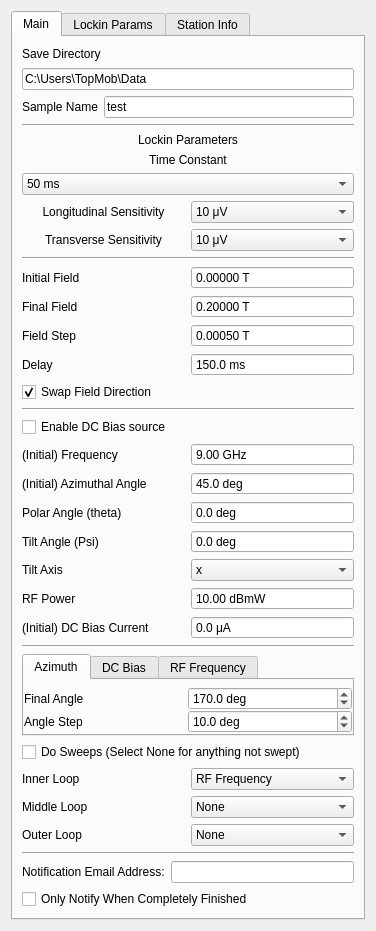
<?xml version="1.0" encoding="UTF-8"?>
<ui version="4.0">
 <class>Form</class>
 <widget class="QWidget" name="Form">
  <property name="geometry">
   <rect>
    <x>0</x>
    <y>0</y>
    <width>376</width>
    <height>870</height>
   </rect>
  </property>
  <property name="windowTitle">
   <string>Form</string>
  </property>
  <layout class="QVBoxLayout" name="verticalLayout">
   <item>
    <widget class="QTabWidget" name="tabWidget">
     <property name="currentIndex">
      <number>0</number>
     </property>
     <widget class="QWidget" name="tab">
      <attribute name="title">
       <string>Main</string>
      </attribute>
      <layout class="QVBoxLayout" name="verticalLayout_10">
       <item>
        <layout class="QGridLayout" name="save_params">
         <item row="2" column="0">
          <widget class="QLabel" name="label_12">
           <property name="enabled">
            <bool>true</bool>
           </property>
           <property name="text">
            <string>Sample Name</string>
           </property>
          </widget>
         </item>
         <item row="2" column="1">
          <widget class="QLineEdit" name="sample_name">
           <property name="text">
            <string>test</string>
           </property>
           <property name="placeholderText">
            <string>test</string>
           </property>
          </widget>
         </item>
         <item row="1" column="0" colspan="2">
          <widget class="QLineEdit" name="save_dir">
           <property name="text">
            <string>C:\Users\TopMob\Data</string>
           </property>
          </widget>
         </item>
         <item row="0" column="0" colspan="2">
          <widget class="QLabel" name="label_8">
           <property name="text">
            <string>Save Directory</string>
           </property>
          </widget>
         </item>
        </layout>
       </item>
       <item>
        <widget class="Line" name="line_3">
         <property name="orientation">
          <enum>Qt::Horizontal</enum>
         </property>
        </widget>
       </item>
       <item>
        <layout class="QGridLayout" name="lockin_params">
         <item row="0" column="0" colspan="2">
          <widget class="QLabel" name="label_7">
           <property name="text">
            <string>Lockin Parameters</string>
           </property>
           <property name="alignment">
            <set>Qt::AlignCenter</set>
           </property>
          </widget>
         </item>
         <item row="3" column="0">
          <widget class="QLabel" name="label_2">
           <property name="text">
            <string>Longitudinal Sensitivity</string>
           </property>
           <property name="alignment">
            <set>Qt::AlignCenter</set>
           </property>
          </widget>
         </item>
         <item row="2" column="0" colspan="2">
          <widget class="QComboBox" name="time_constant">
           <property name="currentText">
            <string>50 ms</string>
           </property>
           <property name="currentIndex">
            <number>10</number>
           </property>
           <item>
            <property name="text">
             <string>10 μs</string>
            </property>
           </item>
           <item>
            <property name="text">
             <string>20 μs</string>
            </property>
           </item>
           <item>
            <property name="text">
             <string>40 μs</string>
            </property>
           </item>
           <item>
            <property name="text">
             <string>80 μs</string>
            </property>
           </item>
           <item>
            <property name="text">
             <string>160 μs</string>
            </property>
           </item>
           <item>
            <property name="text">
             <string>320 μs</string>
            </property>
           </item>
           <item>
            <property name="text">
             <string>640 μs</string>
            </property>
           </item>
           <item>
            <property name="text">
             <string>5 ms</string>
            </property>
           </item>
           <item>
            <property name="text">
             <string>10 ms</string>
            </property>
           </item>
           <item>
            <property name="text">
             <string>20 ms</string>
            </property>
           </item>
           <item>
            <property name="text">
             <string>50 ms</string>
            </property>
           </item>
           <item>
            <property name="text">
             <string>100 ms</string>
            </property>
           </item>
           <item>
            <property name="text">
             <string>200 ms</string>
            </property>
           </item>
           <item>
            <property name="text">
             <string>500 ms</string>
            </property>
           </item>
           <item>
            <property name="text">
             <string>1 s</string>
            </property>
           </item>
           <item>
            <property name="text">
             <string>2 s</string>
            </property>
           </item>
           <item>
            <property name="text">
             <string>5 s</string>
            </property>
           </item>
           <item>
            <property name="text">
             <string>10 s</string>
            </property>
           </item>
           <item>
            <property name="text">
             <string>20 s</string>
            </property>
           </item>
           <item>
            <property name="text">
             <string>50 s</string>
            </property>
           </item>
           <item>
            <property name="text">
             <string>100 s</string>
            </property>
           </item>
           <item>
            <property name="text">
             <string>200 s</string>
            </property>
           </item>
           <item>
            <property name="text">
             <string>500 s</string>
            </property>
           </item>
           <item>
            <property name="text">
             <string>1 ks</string>
            </property>
           </item>
           <item>
            <property name="text">
             <string>2 ks</string>
            </property>
           </item>
           <item>
            <property name="text">
             <string>5 ks</string>
            </property>
           </item>
           <item>
            <property name="text">
             <string>10 ks</string>
            </property>
           </item>
           <item>
            <property name="text">
             <string>20 ks</string>
            </property>
           </item>
           <item>
            <property name="text">
             <string>50 ks</string>
            </property>
           </item>
          </widget>
         </item>
         <item row="4" column="0">
          <widget class="QLabel" name="label_50">
           <property name="text">
            <string>Transverse Sensitivity</string>
           </property>
           <property name="alignment">
            <set>Qt::AlignCenter</set>
           </property>
          </widget>
         </item>
         <item row="3" column="1">
          <widget class="QComboBox" name="sensitivityL">
           <property name="editable">
            <bool>false</bool>
           </property>
           <property name="currentIndex">
            <number>12</number>
           </property>
           <item>
            <property name="text">
             <string>0 V</string>
            </property>
           </item>
           <item>
            <property name="text">
             <string>2 nV</string>
            </property>
           </item>
           <item>
            <property name="text">
             <string>5 nV</string>
            </property>
           </item>
           <item>
            <property name="text">
             <string>10 nV</string>
            </property>
           </item>
           <item>
            <property name="text">
             <string>20 nV</string>
            </property>
           </item>
           <item>
            <property name="text">
             <string>50 nV</string>
            </property>
           </item>
           <item>
            <property name="text">
             <string>100 nV</string>
            </property>
           </item>
           <item>
            <property name="text">
             <string>200 nV</string>
            </property>
           </item>
           <item>
            <property name="text">
             <string>500 nV</string>
            </property>
           </item>
           <item>
            <property name="text">
             <string>1 μV</string>
            </property>
           </item>
           <item>
            <property name="text">
             <string>2 μV</string>
            </property>
           </item>
           <item>
            <property name="text">
             <string>5 μV</string>
            </property>
           </item>
           <item>
            <property name="text">
             <string>10 μV</string>
            </property>
           </item>
           <item>
            <property name="text">
             <string>20 μV</string>
            </property>
           </item>
           <item>
            <property name="text">
             <string>50 μV</string>
            </property>
           </item>
           <item>
            <property name="text">
             <string>100 μV</string>
            </property>
           </item>
           <item>
            <property name="text">
             <string>200 μV</string>
            </property>
           </item>
           <item>
            <property name="text">
             <string>500 μV</string>
            </property>
           </item>
           <item>
            <property name="text">
             <string>1 mV</string>
            </property>
           </item>
           <item>
            <property name="text">
             <string>2 mV</string>
            </property>
           </item>
           <item>
            <property name="text">
             <string>5 mV</string>
            </property>
           </item>
           <item>
            <property name="text">
             <string>10 mV</string>
            </property>
           </item>
           <item>
            <property name="text">
             <string>20 mV</string>
            </property>
           </item>
           <item>
            <property name="text">
             <string>50 mV</string>
            </property>
           </item>
           <item>
            <property name="text">
             <string>100 mV</string>
            </property>
           </item>
           <item>
            <property name="text">
             <string>200 mV</string>
            </property>
           </item>
           <item>
            <property name="text">
             <string>500 mV</string>
            </property>
           </item>
           <item>
            <property name="text">
             <string>1 V</string>
            </property>
           </item>
          </widget>
         </item>
         <item row="4" column="1">
          <widget class="QComboBox" name="sensitivityT">
           <property name="editable">
            <bool>false</bool>
           </property>
           <property name="currentIndex">
            <number>12</number>
           </property>
           <item>
            <property name="text">
             <string>0 V</string>
            </property>
           </item>
           <item>
            <property name="text">
             <string>2 nV</string>
            </property>
           </item>
           <item>
            <property name="text">
             <string>5 nV</string>
            </property>
           </item>
           <item>
            <property name="text">
             <string>10 nV</string>
            </property>
           </item>
           <item>
            <property name="text">
             <string>20 nV</string>
            </property>
           </item>
           <item>
            <property name="text">
             <string>50 nV</string>
            </property>
           </item>
           <item>
            <property name="text">
             <string>100 nV</string>
            </property>
           </item>
           <item>
            <property name="text">
             <string>200 nV</string>
            </property>
           </item>
           <item>
            <property name="text">
             <string>500 nV</string>
            </property>
           </item>
           <item>
            <property name="text">
             <string>1 μV</string>
            </property>
           </item>
           <item>
            <property name="text">
             <string>2 μV</string>
            </property>
           </item>
           <item>
            <property name="text">
             <string>5 μV</string>
            </property>
           </item>
           <item>
            <property name="text">
             <string>10 μV</string>
            </property>
           </item>
           <item>
            <property name="text">
             <string>20 μV</string>
            </property>
           </item>
           <item>
            <property name="text">
             <string>50 μV</string>
            </property>
           </item>
           <item>
            <property name="text">
             <string>100 μV</string>
            </property>
           </item>
           <item>
            <property name="text">
             <string>200 μV</string>
            </property>
           </item>
           <item>
            <property name="text">
             <string>500 μV</string>
            </property>
           </item>
           <item>
            <property name="text">
             <string>1 mV</string>
            </property>
           </item>
           <item>
            <property name="text">
             <string>2 mV</string>
            </property>
           </item>
           <item>
            <property name="text">
             <string>5 mV</string>
            </property>
           </item>
           <item>
            <property name="text">
             <string>10 mV</string>
            </property>
           </item>
           <item>
            <property name="text">
             <string>20 mV</string>
            </property>
           </item>
           <item>
            <property name="text">
             <string>50 mV</string>
            </property>
           </item>
           <item>
            <property name="text">
             <string>100 mV</string>
            </property>
           </item>
           <item>
            <property name="text">
             <string>200 mV</string>
            </property>
           </item>
           <item>
            <property name="text">
             <string>500 mV</string>
            </property>
           </item>
           <item>
            <property name="text">
             <string>1 V</string>
            </property>
           </item>
          </widget>
         </item>
         <item row="1" column="0" colspan="2">
          <widget class="QLabel" name="label_3">
           <property name="text">
            <string>Time Constant</string>
           </property>
           <property name="alignment">
            <set>Qt::AlignCenter</set>
           </property>
          </widget>
         </item>
        </layout>
       </item>
       <item>
        <widget class="Line" name="line_2">
         <property name="orientation">
          <enum>Qt::Horizontal</enum>
         </property>
        </widget>
       </item>
       <item>
        <layout class="QGridLayout" name="field_params">
         <item row="2" column="1">
          <widget class="QDoubleSpinBox" name="field_end">
           <property name="buttonSymbols">
            <enum>QAbstractSpinBox::NoButtons</enum>
           </property>
           <property name="suffix">
            <string> T</string>
           </property>
           <property name="decimals">
            <number>5</number>
           </property>
           <property name="minimum">
            <double>0.000000000000000</double>
           </property>
           <property name="maximum">
            <double>0.270000000000000</double>
           </property>
           <property name="singleStep">
            <double>0.000010000000000</double>
           </property>
           <property name="value">
            <double>0.200000000000000</double>
           </property>
          </widget>
         </item>
         <item row="2" column="0">
          <widget class="QLabel" name="label_5">
           <property name="text">
            <string>Final Field</string>
           </property>
          </widget>
         </item>
         <item row="1" column="1">
          <widget class="QDoubleSpinBox" name="field_start">
           <property name="buttonSymbols">
            <enum>QAbstractSpinBox::NoButtons</enum>
           </property>
           <property name="suffix">
            <string> T</string>
           </property>
           <property name="decimals">
            <number>5</number>
           </property>
           <property name="minimum">
            <double>0.000000000000000</double>
           </property>
           <property name="maximum">
            <double>0.270000000000000</double>
           </property>
           <property name="singleStep">
            <double>0.000010000000000</double>
           </property>
          </widget>
         </item>
         <item row="1" column="0">
          <widget class="QLabel" name="label_4">
           <property name="text">
            <string>Initial Field</string>
           </property>
          </widget>
         </item>
         <item row="3" column="1">
          <widget class="QDoubleSpinBox" name="field_step">
           <property name="buttonSymbols">
            <enum>QAbstractSpinBox::NoButtons</enum>
           </property>
           <property name="suffix">
            <string> T</string>
           </property>
           <property name="decimals">
            <number>5</number>
           </property>
           <property name="minimum">
            <double>0.000000000000000</double>
           </property>
           <property name="maximum">
            <double>0.300000000000000</double>
           </property>
           <property name="singleStep">
            <double>0.000010000000000</double>
           </property>
           <property name="value">
            <double>0.000500000000000</double>
           </property>
          </widget>
         </item>
         <item row="3" column="0">
          <widget class="QLabel" name="label_6">
           <property name="text">
            <string>Field Step</string>
           </property>
          </widget>
         </item>
         <item row="4" column="0">
          <widget class="QLabel" name="label_15">
           <property name="text">
            <string>Delay</string>
           </property>
          </widget>
         </item>
         <item row="4" column="1">
          <widget class="QDoubleSpinBox" name="delay">
           <property name="buttonSymbols">
            <enum>QAbstractSpinBox::NoButtons</enum>
           </property>
           <property name="suffix">
            <string> ms</string>
           </property>
           <property name="decimals">
            <number>1</number>
           </property>
           <property name="maximum">
            <double>5000.000000000000000</double>
           </property>
           <property name="value">
            <double>150.000000000000000</double>
           </property>
          </widget>
         </item>
        </layout>
       </item>
       <item>
        <widget class="QCheckBox" name="swap_field">
         <property name="text">
          <string>Swap Field Direction</string>
         </property>
         <property name="checked">
          <bool>true</bool>
         </property>
        </widget>
       </item>
       <item>
        <widget class="Line" name="line">
         <property name="orientation">
          <enum>Qt::Horizontal</enum>
         </property>
        </widget>
       </item>
       <item>
        <layout class="QGridLayout" name="initial_params">
         <item row="4" column="1">
          <widget class="QLabel" name="label_17">
           <property name="text">
            <string>Polar Angle (theta)</string>
           </property>
          </widget>
         </item>
         <item row="3" column="1">
          <widget class="QLabel" name="label_14">
           <property name="text">
            <string>(Initial) Azimuthal Angle</string>
           </property>
          </widget>
         </item>
         <item row="8" column="1">
          <widget class="QLabel" name="label_20">
           <property name="text">
            <string>(Initial) DC Bias Current</string>
           </property>
          </widget>
         </item>
         <item row="1" column="1">
          <widget class="QCheckBox" name="use_bias">
           <property name="text">
            <string>Enable DC Bias source</string>
           </property>
          </widget>
         </item>
         <item row="7" column="2">
          <widget class="QDoubleSpinBox" name="rf_power">
           <property name="buttonSymbols">
            <enum>QAbstractSpinBox::NoButtons</enum>
           </property>
           <property name="suffix">
            <string> dBmW</string>
           </property>
           <property name="maximum">
            <double>50.000000000000000</double>
           </property>
           <property name="value">
            <double>10.000000000000000</double>
           </property>
          </widget>
         </item>
         <item row="8" column="2">
          <widget class="QDoubleSpinBox" name="bias_start">
           <property name="buttonSymbols">
            <enum>QAbstractSpinBox::NoButtons</enum>
           </property>
           <property name="suffix">
            <string> μA</string>
           </property>
           <property name="decimals">
            <number>1</number>
           </property>
           <property name="minimum">
            <double>-101000.000000000000000</double>
           </property>
           <property name="maximum">
            <double>101000.000000000000000</double>
           </property>
           <property name="singleStep">
            <double>0.100000000000000</double>
           </property>
           <property name="value">
            <double>0.000000000000000</double>
           </property>
          </widget>
         </item>
         <item row="3" column="2">
          <widget class="QDoubleSpinBox" name="azimuth_start">
           <property name="buttonSymbols">
            <enum>QAbstractSpinBox::NoButtons</enum>
           </property>
           <property name="suffix">
            <string> deg</string>
           </property>
           <property name="decimals">
            <number>1</number>
           </property>
           <property name="minimum">
            <double>-360.000000000000000</double>
           </property>
           <property name="maximum">
            <double>360.000000000000000</double>
           </property>
           <property name="singleStep">
            <double>0.500000000000000</double>
           </property>
           <property name="value">
            <double>45.000000000000000</double>
           </property>
          </widget>
         </item>
         <item row="2" column="2">
          <widget class="QDoubleSpinBox" name="freq_start">
           <property name="buttonSymbols">
            <enum>QAbstractSpinBox::NoButtons</enum>
           </property>
           <property name="suffix">
            <string> GHz</string>
           </property>
           <property name="maximum">
            <double>20.000000000000000</double>
           </property>
           <property name="value">
            <double>9.000000000000000</double>
           </property>
          </widget>
         </item>
         <item row="7" column="1">
          <widget class="QLabel" name="label_13">
           <property name="text">
            <string>RF Power</string>
           </property>
          </widget>
         </item>
         <item row="2" column="1">
          <widget class="QLabel" name="label_29">
           <property name="text">
            <string>(Initial) Frequency</string>
           </property>
          </widget>
         </item>
         <item row="4" column="2">
          <widget class="QDoubleSpinBox" name="polar_angle">
           <property name="buttonSymbols">
            <enum>QAbstractSpinBox::NoButtons</enum>
           </property>
           <property name="suffix">
            <string> deg</string>
           </property>
           <property name="decimals">
            <number>1</number>
           </property>
           <property name="minimum">
            <double>-90.000000000000000</double>
           </property>
           <property name="maximum">
            <double>90.000000000000000</double>
           </property>
           <property name="singleStep">
            <double>0.010000000000000</double>
           </property>
          </widget>
         </item>
         <item row="5" column="2">
          <widget class="QDoubleSpinBox" name="psi">
           <property name="buttonSymbols">
            <enum>QAbstractSpinBox::NoButtons</enum>
           </property>
           <property name="suffix">
            <string> deg</string>
           </property>
           <property name="decimals">
            <number>1</number>
           </property>
           <property name="minimum">
            <double>-90.000000000000000</double>
           </property>
           <property name="maximum">
            <double>90.000000000000000</double>
           </property>
           <property name="singleStep">
            <double>0.010000000000000</double>
           </property>
          </widget>
         </item>
         <item row="5" column="1">
          <widget class="QLabel" name="label_26">
           <property name="text">
            <string>Tilt Angle (Psi)</string>
           </property>
          </widget>
         </item>
         <item row="6" column="2">
          <widget class="QComboBox" name="rot_axis">
           <item>
            <property name="text">
             <string>x</string>
            </property>
           </item>
           <item>
            <property name="text">
             <string>y</string>
            </property>
           </item>
          </widget>
         </item>
         <item row="6" column="1">
          <widget class="QLabel" name="label_27">
           <property name="text">
            <string>Tilt Axis</string>
           </property>
          </widget>
         </item>
        </layout>
       </item>
       <item>
        <widget class="Line" name="line_4">
         <property name="orientation">
          <enum>Qt::Horizontal</enum>
         </property>
        </widget>
       </item>
       <item>
        <widget class="QTabWidget" name="sweep_type_tab">
         <property name="enabled">
          <bool>true</bool>
         </property>
         <property name="sizePolicy">
          <sizepolicy hsizetype="Expanding" vsizetype="Preferred">
           <horstretch>0</horstretch>
           <verstretch>0</verstretch>
          </sizepolicy>
         </property>
         <property name="maximumSize">
          <size>
           <width>500</width>
           <height>16777215</height>
          </size>
         </property>
         <property name="tabPosition">
          <enum>QTabWidget::North</enum>
         </property>
         <property name="currentIndex">
          <number>0</number>
         </property>
         <widget class="QWidget" name="angle_tab">
          <attribute name="title">
           <string>Azimuth</string>
          </attribute>
          <layout class="QVBoxLayout" name="verticalLayout_5">
           <property name="spacing">
            <number>0</number>
           </property>
           <property name="leftMargin">
            <number>0</number>
           </property>
           <property name="topMargin">
            <number>6</number>
           </property>
           <property name="rightMargin">
            <number>0</number>
           </property>
           <property name="bottomMargin">
            <number>0</number>
           </property>
           <item>
            <layout class="QGridLayout" name="angle_params">
             <item row="0" column="0">
              <widget class="QLabel" name="label_19">
               <property name="text">
                <string>Final Angle</string>
               </property>
              </widget>
             </item>
             <item row="0" column="1">
              <widget class="QDoubleSpinBox" name="azimuth_end">
               <property name="suffix">
                <string> deg</string>
               </property>
               <property name="decimals">
                <number>1</number>
               </property>
               <property name="maximum">
                <double>360.000000000000000</double>
               </property>
               <property name="singleStep">
                <double>0.500000000000000</double>
               </property>
               <property name="value">
                <double>170.000000000000000</double>
               </property>
              </widget>
             </item>
             <item row="1" column="1">
              <widget class="QDoubleSpinBox" name="azimuth_step">
               <property name="suffix">
                <string> deg</string>
               </property>
               <property name="decimals">
                <number>1</number>
               </property>
               <property name="maximum">
                <double>360.000000000000000</double>
               </property>
               <property name="singleStep">
                <double>0.500000000000000</double>
               </property>
               <property name="value">
                <double>10.000000000000000</double>
               </property>
              </widget>
             </item>
             <item row="1" column="0">
              <widget class="QLabel" name="label_9">
               <property name="text">
                <string>Angle Step</string>
               </property>
              </widget>
             </item>
            </layout>
           </item>
          </layout>
         </widget>
         <widget class="QWidget" name="bias_tab">
          <attribute name="title">
           <string>DC Bias</string>
          </attribute>
          <layout class="QVBoxLayout" name="verticalLayout_2">
           <property name="spacing">
            <number>0</number>
           </property>
           <property name="leftMargin">
            <number>0</number>
           </property>
           <property name="topMargin">
            <number>6</number>
           </property>
           <property name="rightMargin">
            <number>0</number>
           </property>
           <property name="bottomMargin">
            <number>0</number>
           </property>
           <item>
            <layout class="QGridLayout" name="gridLayout">
             <item row="0" column="0">
              <widget class="QLabel" name="label_16">
               <property name="text">
                <string>Final Bias Current</string>
               </property>
              </widget>
             </item>
             <item row="0" column="1">
              <widget class="QDoubleSpinBox" name="bias_end">
               <property name="suffix">
                <string> μA</string>
               </property>
               <property name="decimals">
                <number>1</number>
               </property>
               <property name="minimum">
                <double>-101001.000000000000000</double>
               </property>
               <property name="maximum">
                <double>101000.000000000000000</double>
               </property>
               <property name="singleStep">
                <double>0.100000000000000</double>
               </property>
               <property name="value">
                <double>1000.000000000000000</double>
               </property>
              </widget>
             </item>
             <item row="1" column="0">
              <widget class="QLabel" name="label_18">
               <property name="text">
                <string>Bias Current Step</string>
               </property>
              </widget>
             </item>
             <item row="1" column="1">
              <widget class="QDoubleSpinBox" name="bias_step">
               <property name="suffix">
                <string> μA</string>
               </property>
               <property name="decimals">
                <number>1</number>
               </property>
               <property name="minimum">
                <double>0.000000000000000</double>
               </property>
               <property name="maximum">
                <double>101000.000000000000000</double>
               </property>
               <property name="singleStep">
                <double>0.100000000000000</double>
               </property>
               <property name="value">
                <double>500.000000000000000</double>
               </property>
              </widget>
             </item>
            </layout>
           </item>
          </layout>
         </widget>
         <widget class="QWidget" name="freq_tab">
          <attribute name="title">
           <string>RF Frequency</string>
          </attribute>
          <layout class="QVBoxLayout" name="verticalLayout_8">
           <property name="spacing">
            <number>0</number>
           </property>
           <property name="leftMargin">
            <number>0</number>
           </property>
           <property name="topMargin">
            <number>6</number>
           </property>
           <property name="rightMargin">
            <number>0</number>
           </property>
           <property name="bottomMargin">
            <number>0</number>
           </property>
           <item>
            <layout class="QGridLayout" name="freq_params">
             <item row="0" column="0">
              <widget class="QLabel" name="label_10">
               <property name="text">
                <string>Final Frequency</string>
               </property>
              </widget>
             </item>
             <item row="0" column="1">
              <widget class="QDoubleSpinBox" name="freq_end">
               <property name="suffix">
                <string> GHz</string>
               </property>
               <property name="maximum">
                <double>20.000000000000000</double>
               </property>
               <property name="singleStep">
                <double>0.500000000000000</double>
               </property>
               <property name="value">
                <double>10.000000000000000</double>
               </property>
              </widget>
             </item>
             <item row="1" column="0">
              <widget class="QLabel" name="label_11">
               <property name="text">
                <string>Frequency Step</string>
               </property>
              </widget>
             </item>
             <item row="1" column="1">
              <widget class="QDoubleSpinBox" name="freq_step">
               <property name="suffix">
                <string> GHz</string>
               </property>
               <property name="maximum">
                <double>20.000000000000000</double>
               </property>
               <property name="singleStep">
                <double>0.500000000000000</double>
               </property>
               <property name="value">
                <double>1.000000000000000</double>
               </property>
              </widget>
             </item>
            </layout>
           </item>
          </layout>
         </widget>
        </widget>
       </item>
       <item>
        <widget class="QCheckBox" name="do_sweeps">
         <property name="text">
          <string>Do Sweeps (Select None for anything not swept)</string>
         </property>
        </widget>
       </item>
       <item>
        <layout class="QGridLayout" name="gridLayout_2">
         <item row="1" column="0">
          <widget class="QLabel" name="label_22">
           <property name="text">
            <string>Middle Loop</string>
           </property>
          </widget>
         </item>
         <item row="2" column="0">
          <widget class="QLabel" name="label_23">
           <property name="text">
            <string>Outer Loop</string>
           </property>
          </widget>
         </item>
         <item row="0" column="0">
          <widget class="QLabel" name="label_21">
           <property name="text">
            <string>Inner Loop</string>
           </property>
          </widget>
         </item>
         <item row="0" column="1">
          <widget class="QComboBox" name="sweep_param_1">
           <property name="currentIndex">
            <number>2</number>
           </property>
           <item>
            <property name="text">
             <string>Field Azimuth</string>
            </property>
           </item>
           <item>
            <property name="text">
             <string>DC Bias</string>
            </property>
           </item>
           <item>
            <property name="text">
             <string>RF Frequency</string>
            </property>
           </item>
           <item>
            <property name="text">
             <string>None</string>
            </property>
           </item>
          </widget>
         </item>
         <item row="1" column="1">
          <widget class="QComboBox" name="sweep_param_2">
           <property name="currentIndex">
            <number>3</number>
           </property>
           <item>
            <property name="text">
             <string>Field Azimuth</string>
            </property>
           </item>
           <item>
            <property name="text">
             <string>DC Bias</string>
            </property>
           </item>
           <item>
            <property name="text">
             <string>RF Frequency</string>
            </property>
           </item>
           <item>
            <property name="text">
             <string>None</string>
            </property>
           </item>
          </widget>
         </item>
         <item row="2" column="1">
          <widget class="QComboBox" name="sweep_param_3">
           <property name="currentIndex">
            <number>3</number>
           </property>
           <item>
            <property name="text">
             <string>Field Azimuth</string>
            </property>
           </item>
           <item>
            <property name="text">
             <string>DC Bias</string>
            </property>
           </item>
           <item>
            <property name="text">
             <string>RF Frequency</string>
            </property>
           </item>
           <item>
            <property name="text">
             <string>None</string>
            </property>
           </item>
          </widget>
         </item>
        </layout>
       </item>
       <item>
        <widget class="Line" name="line_5">
         <property name="orientation">
          <enum>Qt::Horizontal</enum>
         </property>
        </widget>
       </item>
       <item>
        <layout class="QHBoxLayout" name="horizontalLayout">
         <item>
          <widget class="QLabel" name="label_24">
           <property name="text">
            <string>Notification Email Address:</string>
           </property>
          </widget>
         </item>
         <item>
          <widget class="QLineEdit" name="notify_email"/>
         </item>
        </layout>
       </item>
       <item>
        <widget class="QCheckBox" name="notify_at_end">
         <property name="text">
          <string>Only Notify When Completely Finished</string>
         </property>
        </widget>
       </item>
      </layout>
     </widget>
     <widget class="QWidget" name="tab_2">
      <attribute name="title">
       <string>Lockin Params</string>
      </attribute>
      <layout class="QVBoxLayout" name="verticalLayout_7">
       <item>
        <layout class="QGridLayout" name="gridLayout_3">
         <item row="3" column="1">
          <widget class="QDoubleSpinBox" name="lockin_ac_gainL">
           <property name="buttonSymbols">
            <enum>QAbstractSpinBox::NoButtons</enum>
           </property>
           <property name="suffix">
            <string> dB</string>
           </property>
           <property name="maximum">
            <double>50.000000000000000</double>
           </property>
           <property name="value">
            <double>20.000000000000000</double>
           </property>
          </widget>
         </item>
         <item row="0" column="0">
          <widget class="QLabel" name="label">
           <property name="text">
            <string>AM Frequency</string>
           </property>
          </widget>
         </item>
         <item row="5" column="0">
          <widget class="QLabel" name="label_52">
           <property name="text">
            <string>Longitudinal Sense Mode</string>
           </property>
          </widget>
         </item>
         <item row="3" column="0">
          <widget class="QLabel" name="label_13">
           <property name="text">
            <string>Longitudinal AC Gain</string>
           </property>
          </widget>
         </item>
         <item row="1" column="1">
          <widget class="QDoubleSpinBox" name="phaseL">
           <property name="buttonSymbols">
            <enum>QAbstractSpinBox::NoButtons</enum>
           </property>
           <property name="suffix">
            <string> deg</string>
           </property>
           <property name="minimum">
            <double>-360.000000000000000</double>
           </property>
           <property name="maximum">
            <double>360.000000000000000</double>
           </property>
          </widget>
         </item>
         <item row="0" column="1">
          <widget class="QDoubleSpinBox" name="AM_freq">
           <property name="buttonSymbols">
            <enum>QAbstractSpinBox::NoButtons</enum>
           </property>
           <property name="suffix">
            <string> Hz</string>
           </property>
           <property name="maximum">
            <double>99999.000000000000000</double>
           </property>
           <property name="value">
            <double>1713.000000000000000</double>
           </property>
          </widget>
         </item>
         <item row="5" column="1">
          <widget class="QComboBox" name="lockin_sense_modeL">
           <item>
            <property name="text">
             <string>A</string>
            </property>
           </item>
           <item>
            <property name="text">
             <string>-B</string>
            </property>
           </item>
           <item>
            <property name="text">
             <string>A-B</string>
            </property>
           </item>
          </widget>
         </item>
         <item row="1" column="0">
          <widget class="QLabel" name="label_51">
           <property name="text">
            <string>Longitudinal Phase Offset</string>
           </property>
          </widget>
         </item>
         <item row="2" column="0">
          <widget class="QLabel" name="label_53">
           <property name="text">
            <string>Transverse Phase Offset</string>
           </property>
          </widget>
         </item>
         <item row="2" column="1">
          <widget class="QDoubleSpinBox" name="phaseT">
           <property name="buttonSymbols">
            <enum>QAbstractSpinBox::NoButtons</enum>
           </property>
           <property name="suffix">
            <string> deg</string>
           </property>
           <property name="minimum">
            <double>-360.000000000000000</double>
           </property>
           <property name="maximum">
            <double>360.000000000000000</double>
           </property>
          </widget>
         </item>
         <item row="6" column="0">
          <widget class="QLabel" name="label_54">
           <property name="text">
            <string>Transverse Sense Mode</string>
           </property>
          </widget>
         </item>
         <item row="6" column="1">
          <widget class="QComboBox" name="lockin_sense_modeT">
           <item>
            <property name="text">
             <string>A</string>
            </property>
           </item>
           <item>
            <property name="text">
             <string>-B</string>
            </property>
           </item>
           <item>
            <property name="text">
             <string>A-B</string>
            </property>
           </item>
          </widget>
         </item>
         <item row="4" column="0">
          <widget class="QLabel" name="label_25">
           <property name="text">
            <string>Longitudinal AC Gain</string>
           </property>
          </widget>
         </item>
         <item row="4" column="1">
          <widget class="QDoubleSpinBox" name="lockin_ac_gainT">
           <property name="buttonSymbols">
            <enum>QAbstractSpinBox::NoButtons</enum>
           </property>
           <property name="suffix">
            <string> dB</string>
           </property>
           <property name="maximum">
            <double>50.000000000000000</double>
           </property>
           <property name="value">
            <double>20.000000000000000</double>
           </property>
          </widget>
         </item>
        </layout>
       </item>
       <item>
        <spacer name="verticalSpacer">
         <property name="orientation">
          <enum>Qt::Vertical</enum>
         </property>
         <property name="sizeHint" stdset="0">
          <size>
           <width>20</width>
           <height>764</height>
          </size>
         </property>
        </spacer>
       </item>
      </layout>
     </widget>
     <widget class="QWidget" name="tab_3">
      <attribute name="title">
       <string>Station Info</string>
      </attribute>
      <layout class="QVBoxLayout" name="verticalLayout_4">
       <item>
        <layout class="QGridLayout" name="station_params">
         <item row="0" column="0">
          <widget class="QLabel" name="label_12">
           <property name="enabled">
            <bool>true</bool>
           </property>
           <property name="text">
            <string>Probe Station</string>
           </property>
          </widget>
         </item>
         <item row="0" column="1">
          <widget class="QLabel" name="station_name">
           <property name="enabled">
            <bool>true</bool>
           </property>
          </widget>
         </item>
         <item row="2" column="0" colspan="2">
          <widget class="QLineEdit" name="calib_file"/>
         </item>
         <item row="1" column="0">
          <widget class="QLabel" name="label_12">
           <property name="enabled">
            <bool>true</bool>
           </property>
           <property name="text">
            <string>Calibration File</string>
           </property>
          </widget>
         </item>
        </layout>
       </item>
       <item>
        <spacer name="verticalSpacer_2">
         <property name="orientation">
          <enum>Qt::Vertical</enum>
         </property>
         <property name="sizeHint" stdset="0">
          <size>
           <width>20</width>
           <height>842</height>
          </size>
         </property>
        </spacer>
       </item>
      </layout>
     </widget>
    </widget>
   </item>
  </layout>
 </widget>
 <resources/>
 <connections/>
</ui>
